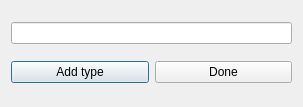
<?xml version="1.0" encoding="UTF-8"?>
<ui version="4.0">
 <class>addTypeWindow</class>
 <widget class="QDialog" name="addTypeWindow">
  <property name="geometry">
   <rect>
    <x>0</x>
    <y>0</y>
    <width>303</width>
    <height>107</height>
   </rect>
  </property>
  <property name="windowTitle">
   <string>Add Type</string>
  </property>
  <layout class="QVBoxLayout" name="verticalLayout">
   <item>
    <widget class="QLineEdit" name="input_addtype_type"/>
   </item>
   <item>
    <layout class="QHBoxLayout" name="horizontalLayout">
     <item>
      <widget class="QPushButton" name="button_addtype_">
       <property name="text">
        <string>Add type</string>
       </property>
      </widget>
     </item>
     <item>
      <widget class="QPushButton" name="button_addtype_done">
       <property name="text">
        <string>Done</string>
       </property>
      </widget>
     </item>
    </layout>
   </item>
  </layout>
 </widget>
 <resources/>
 <connections/>
</ui>
